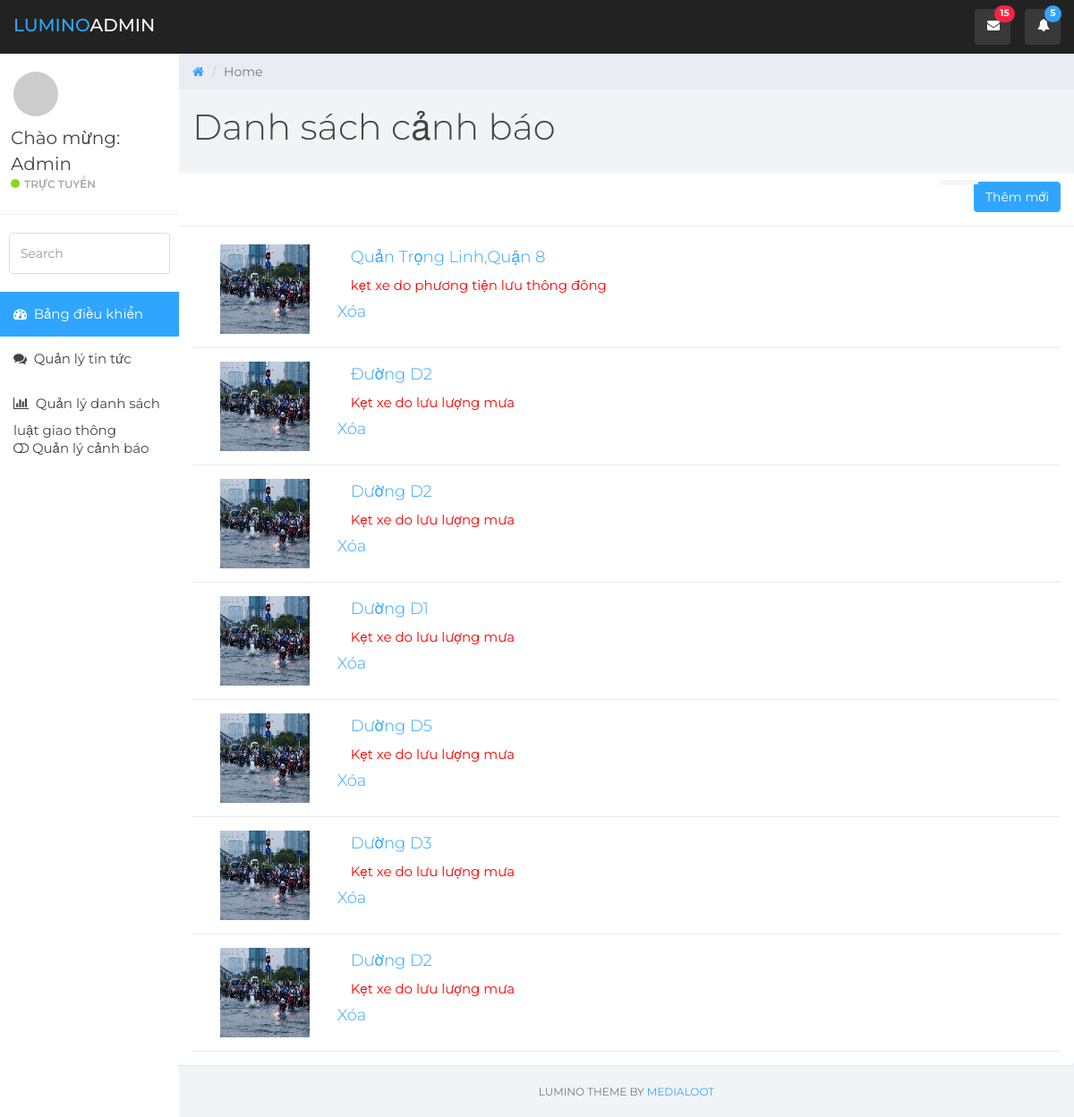
Page /admin/canhbao/index.php (signed in) on the committed database.
### tables this page shows
CREATE TABLE `canhbao` (
  `ID` int(11) NOT NULL,
  `TenDuong` varchar(255) NOT NULL,
  `KinhDo` varchar(255) NOT NULL,
  `ViDo` varchar(255) NOT NULL,
  `HinhAnh` varchar(255) NOT NULL,
  `TieuDe` varchar(255) NOT NULL,
  `NoiDung` varchar(255) NOT NULL,
  `TinhTrang` varchar(255) NOT NULL,
  `NguonTin` varchar(255) NOT NULL,
  `DiaDiem` varchar(100) NOT NULL,
  `icon` varchar(255) NOT NULL
);

### admin/Ketnoi/Truyvan.php (called while the page is built, shortened)
<?php
function danh_sach_canh_bao()
{
      $sql = "SELECT * FROM canhbao";
    return mysql_query($sql);
}
?>

### admin/canhbao/index.php (the view, shortened to what this page needs)
<?php
require "../Ketnoi/Truyvan.php";
?>
<html><head>
	<link href="../css/bootstrap.min.css" rel="stylesheet">
	<link href="../css/font-awesome.min.css" rel="stylesheet">
	<link href="../css/datepicker3.css" rel="stylesheet">
	<link href="../css/styles.css" rel="stylesheet">
</head>
<body>
	<nav class="navbar navbar-custom navbar-fixed-top" role="navigation">
		<div class="container-fluid">
			<div class="navbar-header">
				<a class="navbar-brand" href="#"><span>Lumino</span>Admin</a>
				<ul class="nav navbar-top-links navbar-right">
					<li class="dropdown"><a class="dropdown-toggle count-info" data-toggle="dropdown" href="#">
						<em class="fa fa-envelope"></em><span class="label label-danger">15</span>
					</a>
					</li>
					<li class="dropdown"><a class="dropdown-toggle count-info" data-toggle="dropdown" href="#">
						<em class="fa fa-bell"></em><span class="label label-info">5</span>
					</a>
					</li>
				</ul>
			</div>
		</div>
	</nav>
	<div id="sidebar-collapse" class="col-sm-3 col-lg-2 sidebar collapse in" aria-expanded="true" style="">
	<?php require "../Block/danhmuc.php"  ?>
	</div>
	<div class="col-sm-9 col-sm-offset-3 col-lg-10 col-lg-offset-2 main">
		<div class="row">
			<ol class="breadcrumb">
				<li><a href="../home.php">
					<em class="fa fa-home"></em>
				</a></li>
				<li class="active">Home</li></li>
			</ol>
		</div>
		<div class="row">
			<div class="col-lg-12">
				<h1 class="page-header">Danh sách cảnh báo</h1>
			</div>
		</div>
		<div class="row">
			<div class="">
				<div class="panel panel-default articles">
					<div class="panel-heading">
						<a href="../canhbao/them.php"><button type="button"  class="btn btn-md btn-primary">Thêm mới</button></a>
						<span class="pull-right clickable panel-toggle panel-button-tab-left"></span></div>
					<div class="panel-body articles-container">
						<?php
							$ds_canhbao = danh_sach_canh_bao();
							while ($row_canhbao = mysql_fetch_array($ds_canhbao))
							{
						?>
						<div class="article border-bottom">
							<div class="col-xs-12">
								<div class="row">
									<div class="col-xs-2 col-md-2 date">
										<div class="large">
                                   <img style="width:100px;height:100px;" src="../../HinhAnh/CanhBao/<?php echo $row_canhbao['HinhAnh'] ?>" alt="Italian Trulli">
                                        </div>
									</div>
									<div class="col-xs-10 col-md-10">
										<h4><a href="chinhsua.php?ID=<?php echo $row_canhbao['ID'] ?>"><?php echo $row_canhbao['TenDuong'] ?></a></h4>
										<p style="color:red;font-size:15px;"><?php echo $row_canhbao['TinhTrang'] ?></p>
									</div>
									<h4><a href="xoa.php?ID=<?php echo $row_canhbao['ID'] ?>">Xóa</a></h4>
								</div>
							</div>
						</div>
						<?php
							}
						?>
					</div>
				</div>
			</div>
			<div class="col-md-6">
			</div>
			<div class="col-sm-12">
				<p class="back-link">Lumino Theme by <a href="https://www.medialoot.com">Medialoot</a></p>
			</div>
		</div>
	</div>
</body></html>

### admin/Block/danhmuc.php (shortened to what this page needs)
<div id="sidebar-collapse" class="col-sm-3 col-lg-2 sidebar">
		<div class="profile-sidebar">
			<div class="profile-userpic">
				<img src="http://placehold.it/50/30a5ff/fff" alt="">
			</div>
			<div class="profile-usertitle">
				<div class="profile-usertitle-name">Chào mừng: <?php echo $_SESSION["Name"] ?></div>
				<div class="profile-usertitle-status"><span class="indicator label-success"></span>Trực tuyến</div>
			</div>
		</div>
		<form role="search">
			<div class="form-group">
				<input type="text" class="form-control" placeholder="Search">
			</div>
		</form>
		<ul class="nav menu">
			<li class="active"><a href="home.php"><em class="fa fa-dashboard">&nbsp;</em> Bảng điều khiển</a></li>
			<li><a href="tintuc"><em class="fa fa-comments">&nbsp;</em> Quản lý tin tức</a></li>
			<li><a href="giaothong"><em class="fa fa-bar-chart">&nbsp;</em> Quản lý danh sách luật giao thông</a></li>
			<li><a href="canhbao"><em class="fa fa-toggle-off">&nbsp;</em>Quản lý cảnh báo</a></li>
				</ul>
	</div>

### rows in the picture
canhbao: HinhAnh (picture), TenDuong "Quản Trọng Linh,Quận 8", TinhTrang "kẹt xe do phương tiện lưu thông đông"
canhbao: HinhAnh (picture), TenDuong "Đường D2", TinhTrang "Kẹt xe do lưu lượng mưa"
canhbao: HinhAnh (picture), TenDuong "Dường D2", TinhTrang "Kẹt xe do lưu lượng mưa"
canhbao: HinhAnh (picture), TenDuong "Dường D1", TinhTrang "Kẹt xe do lưu lượng mưa"
canhbao: HinhAnh (picture), TenDuong "Dường D5", TinhTrang "Kẹt xe do lưu lượng mưa"
canhbao: HinhAnh (picture), TenDuong "Dường D3", TinhTrang "Kẹt xe do lưu lượng mưa"
canhbao: HinhAnh (picture), TenDuong "Dường D2", TinhTrang "Kẹt xe do lưu lượng mưa"

### other values in the picture
$_SESSION["Name"] "Admin"
